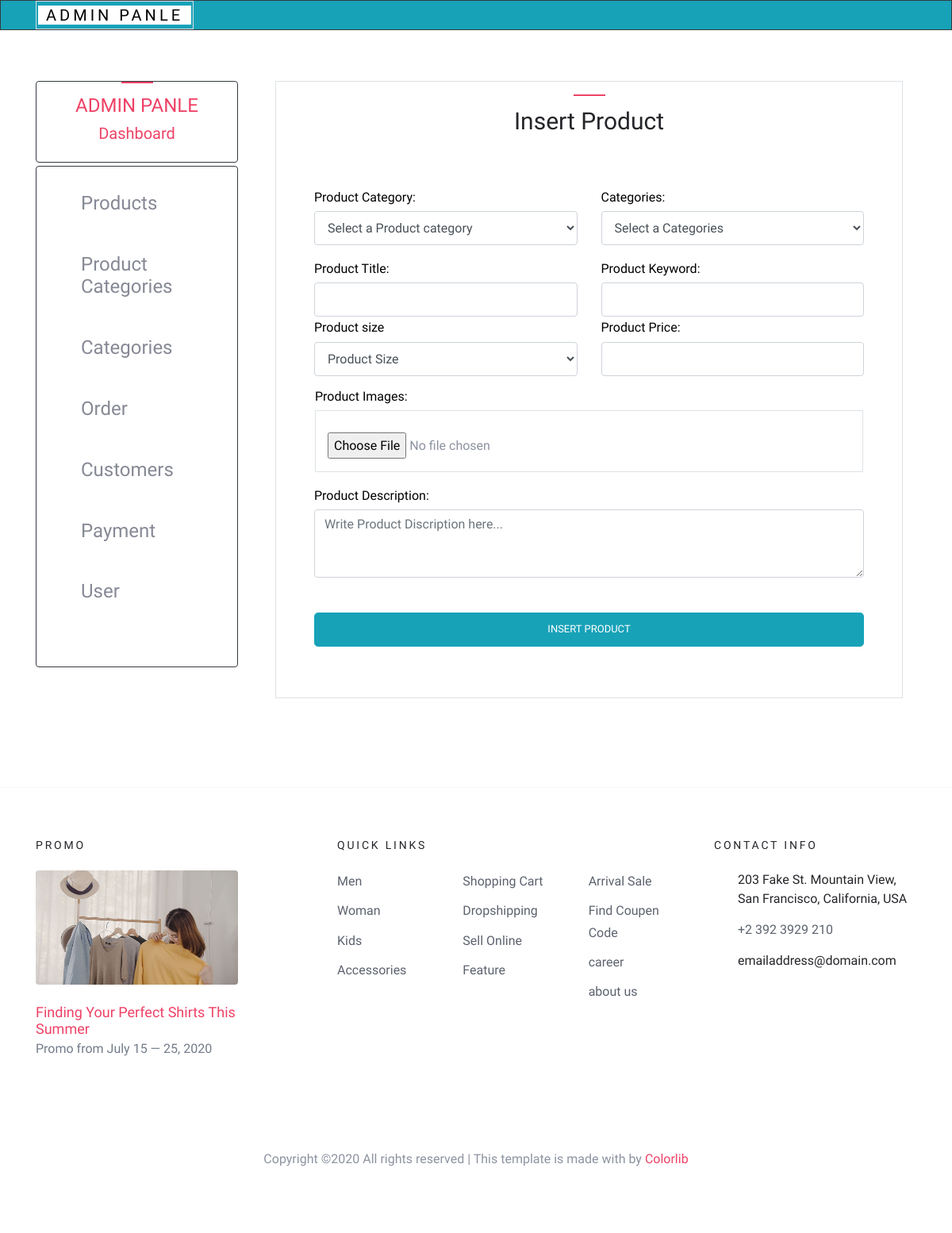
The app's page /admin/index.php?insert_product (signed in) with its own data.
### tables this page shows
CREATE TABLE `categories` (
  `cat_id` int(12) NOT NULL,
  `cat_title` text NOT NULL,
  `cat_desc` text NOT NULL
);

### admin/index_include/insert_product_one.php (the view, shortened to what this page needs)
<?php
       if(!isset($_SESSION['a_email'])){
          echo "<script>window.open('login.php','_self')</script>";
      }else{
?>
          <div class="container px-3 ">
            <div class=" border mb-5 mb-md-0 center responsive">
              <div class="py-3">
              <h2 class="h3 mb-0 pt-3 text-center text-black site-section-heading">Insert Product</h2>
             </div>
             <div class="p-3 p-lg-5 ">
          <form action="#" method="POST" enctype="multipart/form-data">
                <div class="form-group row">
                         <div class="col-md-6">
                 <label class="text-black h6" >Product Category:</label>
                      <select name="p_cat" class="form-control"><option>Select a Product category</option>
                       </select>
                     </div>
                <div class="col-md-6">
                  <label class="text-black h6">Categories:</label>
                    <select name="cat" class="form-control">
                      <option>Select a Categories</option>
                </select>
            </div>
                </div>
                <div class=" row">
                   <div class="col-md-6">
                     <label  class="text-black h6">Product Title:</label>
                     <input type="text" name="p_title" class="form-control" required="">
                   </div>
                 <div class="col-md-6">
                      <label class="text-black h6">Product Keyword:</label>
                      <input type="text" name="p_keyword"class="form-control" required="">
                 </div>
                </div>
              <div class="form-group row">
              <div class="col-md-6">
                <label class="text-black h6">Product size</label>
                 <select id="c_country" class="form-control" name="size" required="">
                  <option >Product Size</option>
                </select>
                </div>
                <div class="col-md-6">
                <label class="text-black h6">Product Price:</label>
                <input type="text" name="p_price" class="form-control" required="">
                </div>
              </div>
                    <div class="form-group px-3">
                      <div class="form-group row mb-0">
                        <label class="text-black h6 ">Product Images:</label>
                       </div>
                     <div class="row border">
                      <div class="col-md-4">
                        <input type="file" name="file1" class="form-group">
                      </div>
                    </div>
                 </div>
               <div class="form-group">
                <label class="text-black h6">Product Description:</label>
                <textarea name="p_desc"cols="30" rows="3" class="form-control" placeholder="Write Product Discription here..." required=""></textarea>
              </div>
              <div class="form-group">
                <br>
                <input type="submit" name="submit" value="Insert Product" class="btn btn-info btn-lg btn-block">
              </div>
          </form>
       </div>
             </div>
          </div>
<?php }
?>

### admin/includes/footer.php (shortened to what this page needs)
<?php
    require_once("db-connect.php");
?>
<footer class="site-footer custom-border-top">
      <div class="container">
        <div class="row">
          <div class="col-md-6 col-lg-3 mb-4 mb-lg-0">
            <h3 class="footer-heading mb-4">Promo</h3>
            <a href="#" class="block-6">
              <img src="../images/about_1.jpg" alt="Image placeholder" class="img-fluid rounded mb-4">
              <h3 class="font-weight-light  mb-0">Finding Your Perfect Shirts This Summer</h3>
              <p>Promo from  July 15 &mdash; 25, 2020</p>
            </a>
          </div>
          <div class="col-lg-5 ml-auto mb-5 mb-lg-0">
            <div class="row">
              <div class="col-md-12">
                <h3 class="footer-heading mb-4">Quick Links</h3>
              </div>
              <div class="col-md-6 col-lg-4">
                <ul class="list-unstyled">
                   <?php
                   $get_cats="SELECT * FROM categories" ;
                   $run_cats=mysqli_query($conn,$get_cats);
                   while( $row_cat=mysqli_fetch_array($run_cats)) {
                    $cat_id=$row_cat['cat_id'];
                    $cat_title=$row_cat['cat_title'];
                     echo "<li><a href='../shop.php?cat_id=$cat_id'>$cat_title</a></li>";
}
       ?>
                </ul>
              </div>
              <div class="col-md-6 col-lg-4">
                <ul class="list-unstyled">
       ?>  <li><a href='../cart.php'>Shopping Cart</a></li>
             <li><a href='../index.php'>Dropshipping</a></li>
             <li><a href='../cart.php'>Sell Online</a></li>
             <li><a href='../cart.php'>Feature</a></li>
                </ul>
              </div>
               <div class="col-md-6 col-lg-4">
                <ul class="list-unstyled">
                   <li><a href='../cart.php'>Arrival Sale</a></li>
                   <li><a href='../cart.php'>Find Coupen Code</a></li>
                   <li><a href='../cart.php'>career</a></li>
             <li><a href='../about.php'>about us</a></li>
                </ul>
              </div>
            </div>
          </div>
          <div class="col-md-6 col-lg-3">
            <div class="block-5 mb-5">
              <h3 class="footer-heading mb-4">Contact Info</h3>
              <ul class="list-unstyled">
                <li class="address">203 Fake St. Mountain View, San Francisco, California, USA</li>
                <li class="phone"><a href="tel://23923929210">+2 392 3929 210</a></li>
                <li class="email">emailaddress@domain.com</li>
              </ul>
            </div>
          </div>
        </div>
        <div class="row pt-5 mt-5 text-center">
          <div class="col-md-12">
            <p>
            Copyright &copy; All rights reserved | This template is made with  by <a href="https://colorlib.com" target="_blank" class="text-primary">Colorlib</a>
            </p>
          </div>
        </div>
      </div>
    </footer>

### css/style.css (style rules this page uses)
body { line-height: 1.7; color: #8c92a0; font-weight: 300; font-size: 16px; }
a { -webkit-transition: .3s all ease; -o-transition: .3s all ease; transition: .3s all ease; }
.text-black { color: #000; }
.btn { height: 43px; -webkit-transition: .3s all ease-in-out; -o-transition: .3s all ease-in-out; transition: .3s all ease-in-out; text-transform: uppercase; font-size: 13px; }
.form-control { height: 43px; }
.site-section-heading { font-size: 30px; color: #25262a; position: relative; }
.site-section-heading:before { content: ""; left: 0%; top: 0; position: absolute; width: 40px; height: 2px; background: #ee4266; }
.site-section-heading.text-center:before { content: ""; left: 50%; top: 0; -webkit-transform: translateX(-50%); -ms-transform: translateX(-50%); transform: translateX(-50%); position: absolute; width: 40px; height: 2px; background: #ee4266; }
.site-footer { padding: 4em 0; }
.site-footer ul li { margin-bottom: 10px; }
.site-footer ul li a { color: #5c626e; }
.site-footer .footer-heading { font-size: 14px; color: #25262a; letter-spacing: .2em; text-transform: uppercase; }
.block-5 ul, .block-5 ul li { list-style: none; padding: 0; margin: 0; line-height: 1.5; }
.block-5 ul li { padding-left: 30px; position: relative; margin-bottom: 15px; color: #25262a; }
.block-5 ul li:before { top: 0; font-family: "icomoon"; content: ""; position: absolute; left: 0; font-size: 20px; line-height: 1; color: #ee4266; }
.block-5 ul li.address:before { content: "\e8b4"; }
.block-5 ul li.email:before { content: "\f0e0"; }
.block-5 ul li.phone:before { content: "\f095"; }
.block-6 { display: block; }
.block-6 img { display: block; }
.block-6 h3 { font-size: 18px; }
.block-6 p { color: #737b8a; }
.custom-border-top { border-top: 1px solid #f9f9f9; }

### records on screen
categories: cat_title "Men"
categories: cat_title "Woman"
categories: cat_title "Kids"
categories: cat_title "Accessories"
